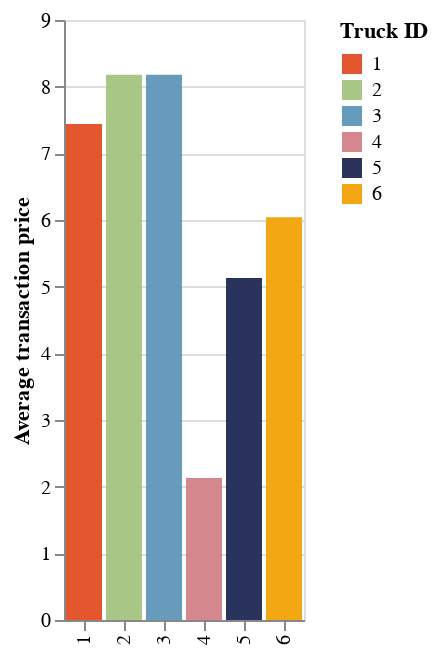

The code cell stored with this chart in its notebook:
### Code cell
avg_val_per_truck = df.groupby(df['truck_id'])["total"].mean().reset_index().round(2)
avg_val_per_truck.head(6).reset_index().round(2).drop(columns=['index'])

alt.Chart(avg_val_per_truck).mark_bar().encode(
    x=alt.X("truck_id:N", title=None),
    y=alt.Y("total:Q", title="Average transaction price"),
    color=alt.Color("truck_id:N", title="Truck ID", scale=alt.Scale(domain=[1, 2, 3, 4, 5, 6], range=['#E4572E',  '#A8C686', '#669BBC', '#D4878D', '#29335C', '#F3A712'])))

### Figure 1 — Vega-Lite specification as saved in the notebook (floating-point values rounded to 4 significant figures)
{"config": {"view": {"continuousWidth": 300, "continuousHeight": 300}}, "data": {"name": "data-9a777ca2b05bf5b1c4e88193a0e09682"}, "mark": {"type": "bar"}, "encoding": {"color": {"field": "truck_id", "scale": {"domain": [1, 2, 3, 4, 5, 6], "range": ["#E4572E", "#A8C686", "#669BBC", "#D4878D", "#29335C", "#F3A712"]}, "title": "Truck ID", "type": "nominal"}, "x": {"field": "truck_id", "title": null, "type": "nominal"}, "y": {"field": "total", "title": "Average transaction price", "type": "quantitative"}}, "$schema": "https://vega.github.io/schema/vega-lite/v5.20.1.json", "datasets": {"data-9a777ca2b05bf5b1c4e88193a0e09682": [{"truck_id": 1, "total": 7.44}, {"truck_id": 2, "total": 8.18}, {"truck_id": 3, "total": 8.18}, {"truck_id": 4, "total": 2.13}, {"truck_id": 5, "total": 5.13}, {"truck_id": 6, "total": 6.04}]}}
